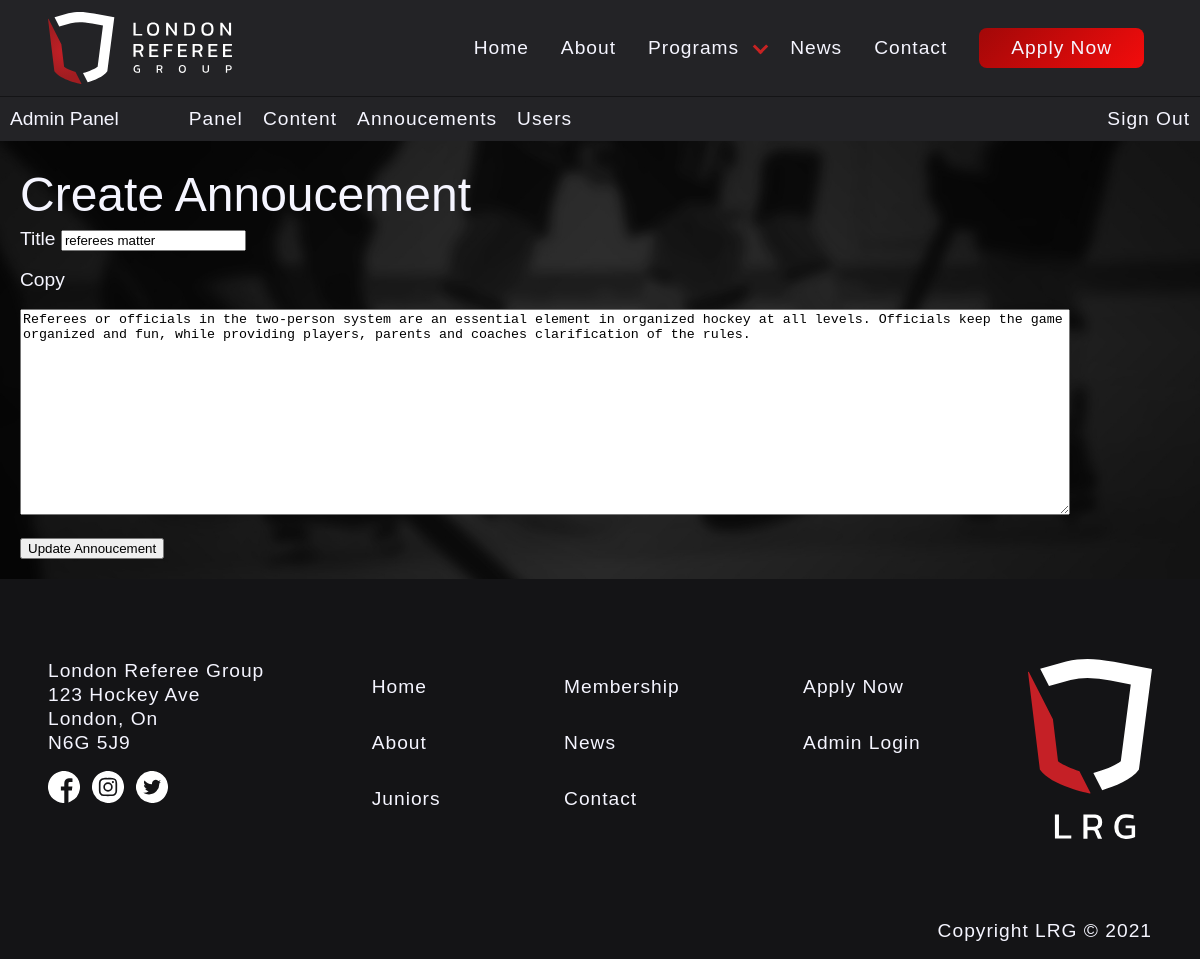
The app's page /admin/announcements/admin_updateannouncement.php?id=2&type=update (signed in) with its own data.
### tables this page shows
CREATE TABLE IF NOT EXISTS `tbl_announcements` (
  `id` int(11) NOT NULL AUTO_INCREMENT,
  `title` varchar(150) NOT NULL,
  `body` text NOT NULL,
  `date` varchar(50) NOT NULL,
  PRIMARY KEY (`id`)
);

### admin/scripts/annoucements.php (called while the page is built, shortened)
<?php
function getAnnouncementById($id) {
  $pdo = Database::getInstance()->getConnection();
  $announcement_query = 'SELECT * FROM tbl_announcements WHERE id = :id';
  $announcement_operation = $pdo->prepare($announcement_query);
  $announcement_operation->execute(
      array(
    ':id'=>$id,
  )
  );
  $announcement = $announcement_operation->fetch(PDO::FETCH_ASSOC);
  return $announcement;
}

### admin/announcements/admin_updateannouncement.php (the view, shortened to what this page needs)
<?php
require_once '../../load.php';
if (isset($_GET['type']) && isset($_GET['id'])) {
  if ($_GET['type'] == 'delete') {
    $message =  deleteAnnouncements($_GET['id']);
  } else if ($_GET['type'] == 'update') {
    $announcement = getAnnouncementById($_GET['id']);
  }
}
?>
<!DOCTYPE html>
<html lang="en">
<head>
  <link rel="stylesheet" href="../../css/style.css">
</head>
<body>
<header>
    <?php include_once '../../includes/nav.php' ?>
    <?php include_once '../templates/admin_header.php' ?>
  </header>
  <main>
    <div class="admin-page">
      <h1>Create Annoucement</h1>
      <form action="admin_updateannouncement.php" method="post">
        <label for="title">Title</label>
        <input type="text" id="title" name="title" value="<?php echo $announcement['title']; ?>" required>
        <br><br>
        <label for="body">Copy</label>
        <br><br>
        <textarea id="body" name="body" required><?php echo $announcement['body']; ?></textarea>
        <br><br>
        <button type="submit" name="submit">Update Annoucement</button>
      </form>
    </div>
  </main>
  <?php include_once '../../includes/footer.php' ?>
</body>
</html>

### css/style.css (style rules this page uses)
html,body,div,span,applet,object,iframe,h1,h2,h3,h4,h5,h6,p,blockquote,pre,a,abbr,acronym,address,big,cite,code,del,dfn,em,img,ins,kbd,q,s,samp,small,strike,strong,sub,sup,tt,var,b,u,i,center,dl,dt,dd,ol,ul,li,fieldset,form,label,legend,table,caption,tbody,tfoot,thead,tr,th,td,article,aside,canvas,details,embed,figure,figcaption,footer,header,hgroup,menu,nav,output,ruby,section,summary,time,mark,audio,video { margin:0;padding:0;border:0;font-size:100%;font:inherit;vertical-align:baseline }
article,aside,details,figcaption,figure,footer,header,hgroup,menu,nav,section { display:block }
body { line-height:1 }
body { margin:0;padding:0;max-width:2000px;min-width:325px }
main { width:100% }
.admin-page { padding:20px;min-width:none;background-image:url("../images/ref_banner.jpg");color:#f5f5ff;min-height:calc(100vh - 29.7rem);background-position:center;background-size:cover;font-size:1.2rem;font-family:"cabin",Helvetica,Arial,sans-serif }
.admin-page textarea { resize:vertical;width:90%;height:200px }
.admin-page h1 { margin:10px 0 10px 0;font-size:3rem;font-family:"cabin",Helvetica,Arial,sans-serif }

### records on screen
tbl_announcements: title "referees matter", body "Referees or officials in the two-person system are an essential element in organized hockey at all levels. Officials keep the game organized and fun, while providing players, parents and coaches clarification of the rules."
